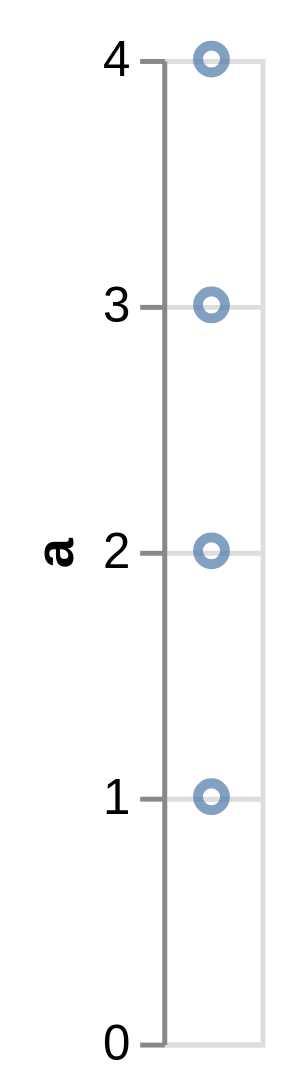

Specify this chart in Vega-Lite:
### Vega specification from a JSON file in a GitHub repository (floating-point values rounded to 4 significant figures)
{"$schema": "https://vega.github.io/schema/vega/v5.json", "autosize": "pad", "padding": 5, "width": 20, "height": 200, "style": "cell", "data": [{"name": "source_0", "values": "a\n1\n2\n3\n4", "format": {"type": "csv"}}, {"name": "data_0", "source": "source_0", "transform": [{"type": "filter", "expr": "datum[\"a\"] !== null && !isNaN(datum[\"a\"])"}]}], "signals": [{"name": "width", "update": "width"}], "marks": [{"name": "marks", "type": "symbol", "style": ["point"], "from": {"data": "data_0"}, "encode": {"update": {"opacity": {"value": 0.7}, "fill": {"value": "transparent"}, "stroke": {"value": "#4c78a8"}, "x": {"signal": "width", "mult": 0.5}, "y": {"scale": "y", "field": "a"}}}}], "scales": [{"name": "y", "type": "linear", "domain": {"data": "data_0", "field": "a"}, "range": [{"signal": "height"}, 0], "nice": true, "zero": true}], "axes": [{"scale": "y", "orient": "left", "grid": false, "title": "a", "labelOverlap": true, "tickCount": {"signal": "ceil(height/40)"}, "zindex": 1}, {"scale": "y", "orient": "left", "grid": true, "tickCount": {"signal": "ceil(height/40)"}, "domain": false, "labels": false, "maxExtent": 0, "minExtent": 0, "ticks": false, "zindex": 0}]}
